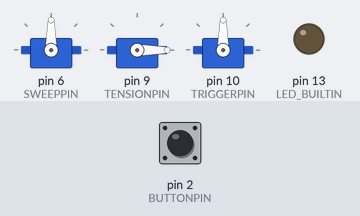
Recording of a sketch running on a simulated Arduino Uno, built with avr-gcc and run on an emulated ATmega328P. Parts: 3 × servo, output pins drawn as LEDs (lit = HIGH). The inputs (shaded band) are chosen by the test bench; at power-on: pin 2 (BUTTONPIN) LOW.

Above: at 2.6 s.
4.3 s: pin 2 (BUTTONPIN) pulled HIGH for 1 s
At 6.9 s:
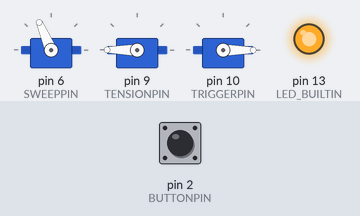
7.3 s: pin 2 (BUTTONPIN) pulled HIGH for 0.15 s
At 7.7 s:
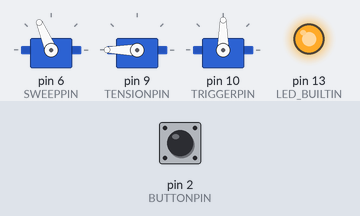
10.4 s: pin 2 (BUTTONPIN) pulled HIGH for 3.2 s
At 14.9 s:
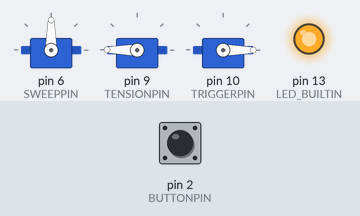
15.1 s: pin 2 (BUTTONPIN) pulled HIGH for 0.15 s
At 15.5 s:
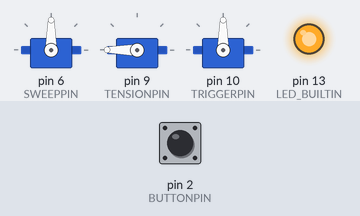
Timing chart, 0 to 19.1 s (numbered marks = the images above; inputs shaded):
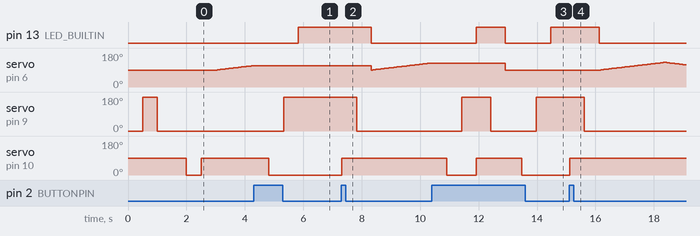

The sketch:

Catapult_Sweep_Button.ino
```cpp
#include <Servo.h>

Servo sweepServo;
#define SWEEPPIN 6
int pos = 0;
int fixedpos = 0;

Servo tensionServo;
#define TENSED  180
#define RELAXED 0

Servo triggerServo;
#define BLOCKED 0
#define UNBLOCKED 90

#define BUTTONPIN 2
#define TENSIONPIN 9
#define TRIGGERPIN 10

bool armed = false;
bool sweeping = true;

void setup() {
  // put your setup code here, to run once:
  sweepServo.attach(SWEEPPIN);
  sweepServo.write(90);
  pinMode(BUTTONPIN, INPUT); // init button as input
  tensionServo.attach(TENSIONPIN); // init servo to pin 9
  triggerServo.attach(TRIGGERPIN); // init servo to pin 10
  // See if each servo moves back and forth a few times when initialized (just a check to see if they are in position)
  tensionServo.write(RELAXED); delay(500); tensionServo.write(TENSED); delay(500); tensionServo.write(RELAXED); delay(500);
  triggerServo.write(UNBLOCKED); delay(500); triggerServo.write(BLOCKED); delay(500); triggerServo.write(UNBLOCKED); delay(500);
  // Initialize builtin LED as an output (will later be used as a check: off when system = unarmed, on when system = armed
  pinMode(LED_BUILTIN, OUTPUT);
}

void loop() {
  // put your main code here, to run repeatedly:
  if (sweeping) { // Tells the Servo to move unless otherwise directed
    for (pos = 90; pos <= 130; pos += 1) { // goes from 90 degrees to 130 degrees
    // in steps of 1 degree
      sweepServo.write(pos);              // tell servo to go to position in variable 'pos'
      delay(55);                       // waits 55ms for the servo to reach the position
      if (digitalRead(BUTTONPIN) == HIGH) {
        sweeping = false;
        delay(500);
        return;
      }
  }
    for (pos = 130; pos >= 90; pos -= 1) { // goes from 130 degrees to 90 degrees
      sweepServo.write(pos);              // tell servo to go to position in variable 'pos'
      delay(55);                       // waits 55ms for the servo to reach the position
      if (digitalRead(BUTTONPIN) == HIGH) {
        sweeping = false;
        delay(500);
        return;
      }
  }
  }
  if (digitalRead(BUTTONPIN) == HIGH) {
    if (armed) {
      // Catapult is armed, fire
      triggerServo.write(UNBLOCKED);
      delay(500);
      tensionServo.write(RELAXED);
      delay(500);
      armed = false;
      sweeping = true;
    } else {
      // Where we arm the catapult
      triggerServo.write(BLOCKED);
      delay(500);
      tensionServo.write(TENSED);
      delay(500);
      armed = true;
    }
  } else {
    // When button is not pressed, check again in 0.5 sec
    delay(50);
  }
  if (armed) {
    // builtin LED on Arduino lights up if the system is armed
    digitalWrite(LED_BUILTIN, HIGH);
  } else {
    digitalWrite(LED_BUILTIN, LOW);
  }

  }
```

Measured:
- after the input at 4.3 s, pin 13 (LED_BUILTIN): LOW → HIGH after 1.5 s; servo on pin 6 (SWEEPPIN): stays 113° (without the input it goes to 114° after 0.02 s); servo on pin 9 (TENSIONPIN): 0° → 180° after 1.0 s; servo on pin 10 (TRIGGERPIN): 90° → 0° after 0.52 s
- after the input at 7.3 s, pin 13 (LED_BUILTIN): HIGH → LOW after 1.0 s; servo on pin 9 (TENSIONPIN): 180° → 0° after 0.52 s; servo on pin 10 (TRIGGERPIN): 0° → 90° at once
- after the input at 10.4 s, pin 13 (LED_BUILTIN): LOW → HIGH after 1.5 s, → LOW 1.0 s later, → HIGH 1.6 s later; servo on pin 9 (TENSIONPIN): 0° → 180° after 1.0 s, → 0° 1.0 s later, → 180° 1.6 s later; servo on pin 10 (TRIGGERPIN): 90° → 0° after 0.52 s, → 90° 1.0 s later, → 0° 1.6 s later
- after the input at 15.1 s, pin 13 (LED_BUILTIN): HIGH → LOW after 1.0 s; servo on pin 6 (SWEEPPIN): rises from 90° to 130° in 2.1 s, then falls to 117° in 0.77 s; servo on pin 9 (TENSIONPIN): 180° → 0° after 0.52 s; servo on pin 10 (TRIGGERPIN): 0° → 90° at once
